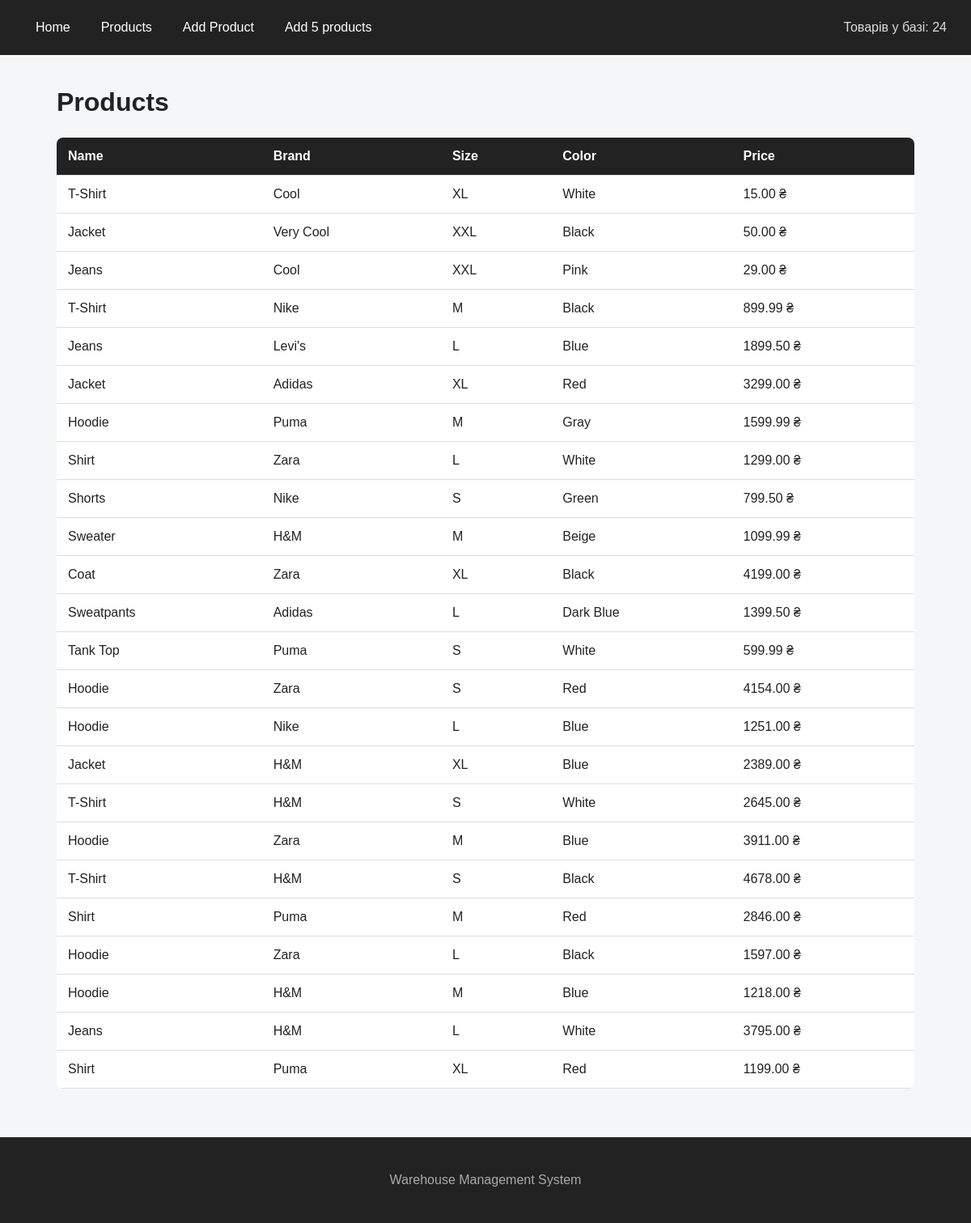
Before: /products/ with the older database file.
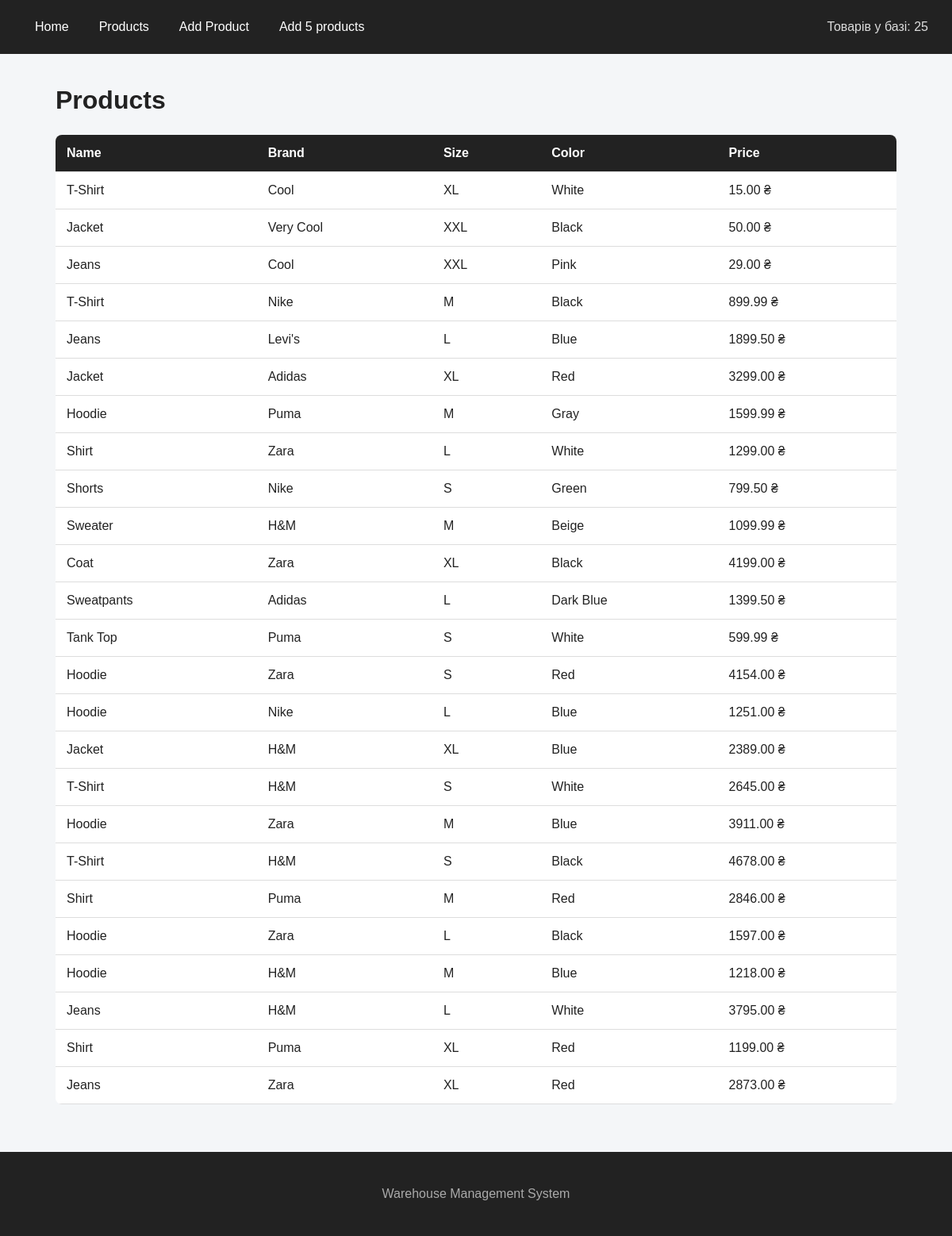
After: the same page with the newer database file.
### main/models.py (models this page shows)
class Product(models.Model):
    name = models.CharField(max_length= 100)
    brand = models.CharField(max_length= 50)
    size = models.CharField(max_length= 15)
    color = models.CharField(max_length= 45)
    price = models.DecimalField(max_digits= 10, decimal_places= 2)

### main/views.py (the view)
# urls.py: path('products/', views.show_products),
def show_products(request):
    products = Product.objects.all()
    return render(
        request,
        "main/products.html",
        {"products": products}
    )

### main/templatetags/main_extras.py (called while the page is built)
@register.filter
def uah(value):
    return f"{value} ₴"

@register.simple_tag
def product_count():
    return Product.objects.count()

### main/templates/main/products.html (shortened to what this page needs)
{% extends "base.html" %}
{% load main_extras %}
{% block content %}
<h1>Products</h1>
<table>
    <tr>
        <th>Name</th>
        <th>Brand</th>
        <th>Size</th>
        <th>Color</th>
        <th>Price</th>
    </tr>
    {% for product in products %}
        <tr>
            <td>{{ product.name }}</td>
            <td>{{ product.brand }}</td>
            <td>{{ product.size }}</td>
            <td>{{ product.color }}</td>
            <td>{{ product.price|uah }}</td>
        </tr>
    {% empty %}
        <tr>
            <td colspan="5">Товарів немає</td>
        </tr>
    {% endfor %}
</table>
{% endblock %}

Changed rows visible on the page:
added Product: name "Jeans", brand "Zara", size "XL", color "Red", price|uah "2873.00 ₴"
Other visible differences:
text no longer shown: "24"
text now shown: "25"
